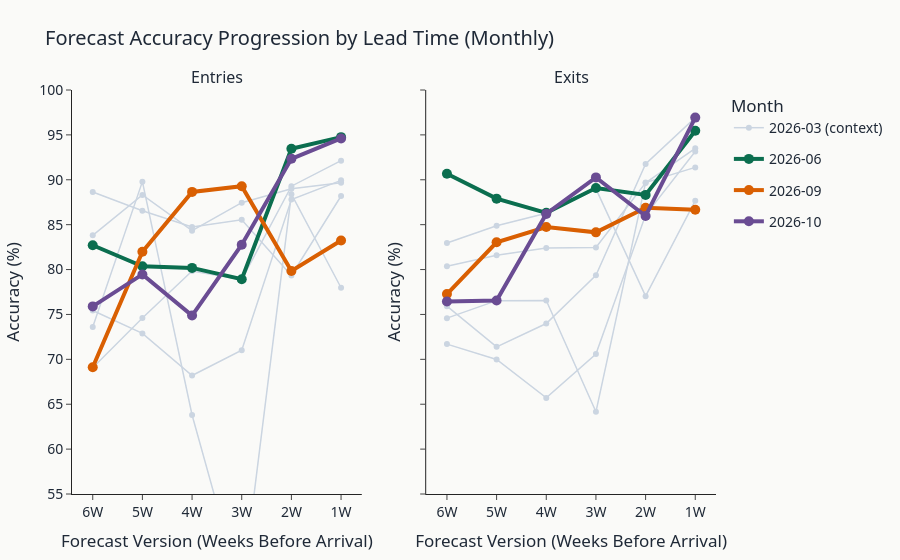

Notebook code cell kept with this figure:
### Markdown cell above
### 1) Accuracy Progression: 6 Weeks Out to 1 Week Out (Monthly Context)

### Code cell
plot_df = monthly_long.copy()

fig = make_subplots(
    rows=1,
    cols=2,
    subplot_titles=("Entries", "Exits"),
    shared_yaxes=True
)

for col_idx, metric in enumerate(["Entries", "Exits"], start=1):
    metric_df = plot_df[plot_df["Metric"] == metric]

    all_months = sorted(metric_df["Month"].unique().tolist())
    baseline_months = [m for m in all_months if m not in available_highlights]

    for month in baseline_months:
        part = metric_df[metric_df["Month"] == month]
        fig.add_trace(
            go.Scatter(
                x=part["LeadLabel"],
                y=part["AccuracyPct"],
                mode="lines+markers",
                line=dict(color="#CBD5E1", width=1.5),
                marker=dict(size=6, color="#CBD5E1"),
                name=f"{month} (context)",
                legendgroup="context",
                showlegend=(col_idx == 1 and month == baseline_months[0])
            ),
            row=1,
            col=col_idx
        )

    for month in available_highlights:
        part = metric_df[metric_df["Month"] == month]
        if part.empty:
            continue
        fig.add_trace(
            go.Scatter(
                x=part["LeadLabel"],
                y=part["AccuracyPct"],
                mode="lines+markers",
                line=dict(color=HIGHLIGHT_COLORS[month], width=4),
                marker=dict(size=10, color=HIGHLIGHT_COLORS[month]),
                name=month,
                legendgroup=month,
                showlegend=(col_idx == 1)
            ),
            row=1,
            col=col_idx
        )

fig.update_layout(
    **BASE_LAYOUT,
    title="Forecast Accuracy Progression by Lead Time (Monthly)",
    height=560,
    legend_title_text="Month",
    hovermode="x unified"
 )

fig.update_xaxes(
    categoryorder="array",
    categoryarray=[LEAD_LABELS[c] for c in LEAD_ORDER],
    title_text="Forecast Version (Weeks Before Arrival)"
 )
fig.update_yaxes(title_text="Accuracy (%)", range=[55, 100])

fig.show()

### Figure 1 — Plotly figure (JSON) as saved in the notebook; plotly's stock layout.template omitted (floating-point values rounded to 4 significant figures)
{"data": [{"legendgroup": "context", "line": {"color": "#CBD5E1", "width": 1.5}, "marker": {"color": "#CBD5E1", "size": 6}, "mode": "lines+markers", "name": "2026-03 (context)", "showlegend": true, "type": "scatter", "x": ["6W", "5W", "4W", "3W", "2W", "1W"], "xaxis": "x", "y": [73.6, 89.79, 63.8, 43.92, 88.4, 77.97], "yaxis": "y"}, {"legendgroup": "context", "line": {"color": "#CBD5E1", "width": 1.5}, "marker": {"color": "#CBD5E1", "size": 6}, "mode": "lines+markers", "name": "2026-04 (context)", "showlegend": false, "type": "scatter", "x": ["6W", "5W", "4W", "3W", "2W", "1W"], "xaxis": "x", "y": [75.44, 72.89, 68.2, 71.02, 87.81, 89.93], "yaxis": "y"}, {"legendgroup": "context", "line": {"color": "#CBD5E1", "width": 1.5}, "marker": {"color": "#CBD5E1", "size": 6}, "mode": "lines+markers", "name": "2026-05 (context)", "showlegend": false, "type": "scatter", "x": ["6W", "5W", "4W", "3W", "2W", "1W"], "xaxis": "x", "y": [83.82, 88.32, 84.33, 87.45, 89.0, 89.66], "yaxis": "y"}, {"legendgroup": "context", "line": {"color": "#CBD5E1", "width": 1.5}, "marker": {"color": "#CBD5E1", "size": 6}, "mode": "lines+markers", "name": "2026-07 (context)", "showlegend": false, "type": "scatter", "x": ["6W", "5W", "4W", "3W", "2W", "1W"], "xaxis": "x", "y": [69.06, 74.61, 79.84, 78.88, 89.28, 92.13], "yaxis": "y"}, {"legendgroup": "context", "line": {"color": "#CBD5E1", "width": 1.5}, "marker": {"color": "#CBD5E1", "size": 6}, "mode": "lines+markers", "name": "2026-08 (context)", "showlegend": false, "type": "scatter", "x": ["6W", "5W", "4W", "3W", "2W", "1W"], "xaxis": "x", "y": [88.64, 86.56, 84.75, 85.55, 79.35, 88.19], "yaxis": "y"}, {"legendgroup": "2026-06", "line": {"color": "#0B6E4F", "width": 4}, "marker": {"color": "#0B6E4F", "size": 10}, "mode": "lines+markers", "name": "2026-06", "showlegend": true, "type": "scatter", "x": ["6W", "5W", "4W", "3W", "2W", "1W"], "xaxis": "x", "y": [82.71, 80.37, 80.19, 78.92, 93.46, 94.75], "yaxis": "y"}, {"legendgroup": "2026-09", "line": {"color": "#D95F02", "width": 4}, "marker": {"color": "#D95F02", "size": 10}, "mode": "lines+markers", "name": "2026-09", "showlegend": true, "type": "scatter", "x": ["6W", "5W", "4W", "3W", "2W", "1W"], "xaxis": "x", "y": [69.11, 81.98, 88.65, 89.29, 79.85, 83.23], "yaxis": "y"}, {"legendgroup": "2026-10", "line": {"color": "#6A4C93", "width": 4}, "marker": {"color": "#6A4C93", "size": 10}, "mode": "lines+markers", "name": "2026-10", "showlegend": true, "type": "scatter", "x": ["6W", "5W", "4W", "3W", "2W", "1W"], "xaxis": "x", "y": [75.9, 79.46, 74.87, 82.77, 92.33, 94.6], "yaxis": "y"}, {"legendgroup": "context", "line": {"color": "#CBD5E1", "width": 1.5}, "marker": {"color": "#CBD5E1", "size": 6}, "mode": "lines+markers", "name": "2026-03 (context)", "showlegend": false, "type": "scatter", "x": ["6W", "5W", "4W", "3W", "2W", "1W"], "xaxis": "x2", "y": [74.59, 76.54, 76.56, 64.16, 89.69, 91.38], "yaxis": "y2"}, {"legendgroup": "context", "line": {"color": "#CBD5E1", "width": 1.5}, "marker": {"color": "#CBD5E1", "size": 6}, "mode": "lines+markers", "name": "2026-04 (context)", "showlegend": false, "type": "scatter", "x": ["6W", "5W", "4W", "3W", "2W", "1W"], "xaxis": "x2", "y": [71.7, 69.98, 65.71, 70.59, 86.07, 93.14], "yaxis": "y2"}, {"legendgroup": "context", "line": {"color": "#CBD5E1", "width": 1.5}, "marker": {"color": "#CBD5E1", "size": 6}, "mode": "lines+markers", "name": "2026-05 (context)", "showlegend": false, "type": "scatter", "x": ["6W", "5W", "4W", "3W", "2W", "1W"], "xaxis": "x2", "y": [80.38, 81.59, 82.4, 82.46, 89.65, 93.5], "yaxis": "y2"}, {"legendgroup": "context", "line": {"color": "#CBD5E1", "width": 1.5}, "marker": {"color": "#CBD5E1", "size": 6}, "mode": "lines+markers", "name": "2026-07 (context)", "showlegend": false, "type": "scatter", "x": ["6W", "5W", "4W", "3W", "2W", "1W"], "xaxis": "x2", "y": [75.92, 71.39, 73.99, 79.35, 91.76, 96.92], "yaxis": "y2"}, {"legendgroup": "context", "line": {"color": "#CBD5E1", "width": 1.5}, "marker": {"color": "#CBD5E1", "size": 6}, "mode": "lines+markers", "name": "2026-08 (context)", "showlegend": false, "type": "scatter", "x": ["6W", "5W", "4W", "3W", "2W", "1W"], "xaxis": "x2", "y": [82.96, 84.87, 86.26, 88.99, 77.03, 87.67], "yaxis": "y2"}, {"legendgroup": "2026-06", "line": {"color": "#0B6E4F", "width": 4}, "marker": {"color": "#0B6E4F", "size": 10}, "mode": "lines+markers", "name": "2026-06", "showlegend": false, "type": "scatter", "x": ["6W", "5W", "4W", "3W", "2W", "1W"], "xaxis": "x2", "y": [90.66, 87.9, 86.32, 89.09, 88.32, 95.47], "yaxis": "y2"}, {"legendgroup": "2026-09", "line": {"color": "#D95F02", "width": 4}, "marker": {"color": "#D95F02", "size": 10}, "mode": "lines+markers", "name": "2026-09", "showlegend": false, "type": "scatter", "x": ["6W", "5W", "4W", "3W", "2W", "1W"], "xaxis": "x2", "y": [77.27, 83.04, 84.74, 84.14, 86.88, 86.67], "yaxis": "y2"}, {"legendgroup": "2026-10", "line": {"color": "#6A4C93", "width": 4}, "marker": {"color": "#6A4C93", "size": 10}, "mode": "lines+markers", "name": "2026-10", "showlegend": false, "type": "scatter", "x": ["6W", "5W", "4W", "3W", "2W", "1W"], "xaxis": "x2", "y": [76.44, 76.55, 86.2, 90.26, 85.97, 96.92], "yaxis": "y2"}], "layout": {"annotations": [{"font": {"size": 16}, "showarrow": false, "text": "Entries", "x": 0.225, "xanchor": "center", "xref": "paper", "y": 1, "yanchor": "bottom", "yref": "paper"}, {"font": {"size": 16}, "showarrow": false, "text": "Exits", "x": 0.775, "xanchor": "center", "xref": "paper", "y": 1, "yanchor": "bottom", "yref": "paper"}], "font": {"color": "#1F2937", "family": "Aptos, Segoe UI, Arial", "size": 14}, "height": 560, "hovermode": "x unified", "legend": {"title": {"text": "Month"}}, "margin": {"b": 60, "l": 60, "r": 30, "t": 90}, "paper_bgcolor": "#FAFAF8", "plot_bgcolor": "#FAFAF8", "title": {"text": "Forecast Accuracy Progression by Lead Time (Monthly)"}, "xaxis": {"anchor": "y", "categoryarray": ["6W", "5W", "4W", "3W", "2W", "1W"], "categoryorder": "array", "domain": [0, 0.45], "title": {"text": "Forecast Version (Weeks Before Arrival)"}}, "xaxis2": {"anchor": "y2", "categoryarray": ["6W", "5W", "4W", "3W", "2W", "1W"], "categoryorder": "array", "domain": [0.55, 1], "title": {"text": "Forecast Version (Weeks Before Arrival)"}}, "yaxis": {"anchor": "x", "domain": [0, 1], "range": [55, 100], "title": {"text": "Accuracy (%)"}}, "yaxis2": {"anchor": "x2", "domain": [0, 1], "matches": "y", "range": [55, 100], "showticklabels": false, "title": {"text": "Accuracy (%)"}}}}
